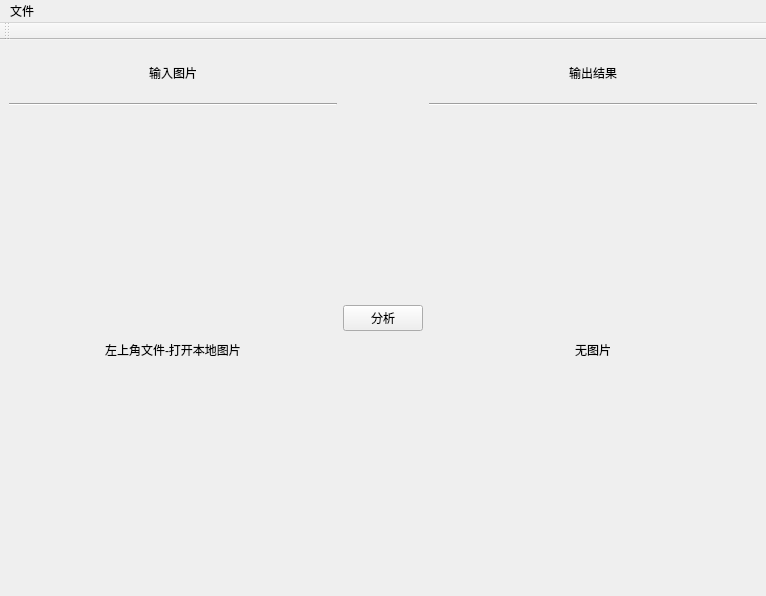
<?xml version="1.0" encoding="UTF-8"?>
<ui version="4.0">
 <class>MainWindow</class>
 <widget class="QMainWindow" name="MainWindow">
  <property name="geometry">
   <rect>
    <x>0</x>
    <y>0</y>
    <width>766</width>
    <height>596</height>
   </rect>
  </property>
  <property name="windowTitle">
   <string>PicProcess</string>
  </property>
  <widget class="QWidget" name="centralwidget">
   <layout class="QHBoxLayout" name="horizontalLayout" stretch="10,1,10">
    <item>
     <layout class="QVBoxLayout" name="verticalLayout" stretch="1,0,10">
      <item>
       <widget class="QLabel" name="label_3">
        <property name="text">
         <string>输入图片</string>
        </property>
        <property name="alignment">
         <set>Qt::AlignCenter</set>
        </property>
       </widget>
      </item>
      <item>
       <widget class="Line" name="line_2">
        <property name="orientation">
         <enum>Qt::Horizontal</enum>
        </property>
       </widget>
      </item>
      <item>
       <widget class="QLabel" name="label_4">
        <property name="sizePolicy">
         <sizepolicy hsizetype="Preferred" vsizetype="Preferred">
          <horstretch>0</horstretch>
          <verstretch>0</verstretch>
         </sizepolicy>
        </property>
        <property name="text">
         <string>左上角文件-打开本地图片</string>
        </property>
        <property name="scaledContents">
         <bool>true</bool>
        </property>
        <property name="alignment">
         <set>Qt::AlignCenter</set>
        </property>
       </widget>
      </item>
     </layout>
    </item>
    <item>
     <layout class="QVBoxLayout" name="verticalLayout_2" stretch="0,1,0">
      <item>
       <spacer name="verticalSpacer_2">
        <property name="orientation">
         <enum>Qt::Vertical</enum>
        </property>
        <property name="sizeHint" stdset="0">
         <size>
          <width>20</width>
          <height>40</height>
         </size>
        </property>
       </spacer>
      </item>
      <item>
       <widget class="QPushButton" name="pushButton">
        <property name="text">
         <string>分析</string>
        </property>
       </widget>
      </item>
      <item>
       <spacer name="verticalSpacer">
        <property name="orientation">
         <enum>Qt::Vertical</enum>
        </property>
        <property name="sizeHint" stdset="0">
         <size>
          <width>20</width>
          <height>40</height>
         </size>
        </property>
       </spacer>
      </item>
     </layout>
    </item>
    <item>
     <layout class="QVBoxLayout" name="verticalLayout_3" stretch="1,0,10">
      <item>
       <widget class="QLabel" name="label">
        <property name="text">
         <string>输出结果</string>
        </property>
        <property name="alignment">
         <set>Qt::AlignCenter</set>
        </property>
       </widget>
      </item>
      <item>
       <widget class="Line" name="line">
        <property name="orientation">
         <enum>Qt::Horizontal</enum>
        </property>
       </widget>
      </item>
      <item>
       <widget class="QLabel" name="label_2">
        <property name="text">
         <string>无图片</string>
        </property>
        <property name="scaledContents">
         <bool>true</bool>
        </property>
        <property name="alignment">
         <set>Qt::AlignCenter</set>
        </property>
       </widget>
      </item>
     </layout>
    </item>
   </layout>
  </widget>
  <widget class="QMenuBar" name="menubar">
   <property name="geometry">
    <rect>
     <x>0</x>
     <y>0</y>
     <width>766</width>
     <height>21</height>
    </rect>
   </property>
   <widget class="QMenu" name="menu">
    <property name="title">
     <string>文件</string>
    </property>
    <addaction name="action"/>
    <addaction name="action_2"/>
    <addaction name="action_3"/>
    <addaction name="action_4"/>
   </widget>
   <addaction name="menu"/>
  </widget>
  <widget class="QToolBar" name="toolBar">
   <property name="windowTitle">
    <string>toolBar</string>
   </property>
   <attribute name="toolBarArea">
    <enum>TopToolBarArea</enum>
   </attribute>
   <attribute name="toolBarBreak">
    <bool>false</bool>
   </attribute>
  </widget>
  <action name="action">
   <property name="text">
    <string>打开本地图片</string>
   </property>
   <property name="shortcut">
    <string>Ctrl+O</string>
   </property>
   <property name="menuRole">
    <enum>QAction::TextHeuristicRole</enum>
   </property>
  </action>
  <action name="action_2">
   <property name="text">
    <string>保存输出结果</string>
   </property>
   <property name="shortcut">
    <string>Ctrl+S</string>
   </property>
  </action>
  <action name="action_3">
   <property name="text">
    <string>分析</string>
   </property>
   <property name="shortcut">
    <string>Ctrl+Return</string>
   </property>
  </action>
  <action name="action_4">
   <property name="text">
    <string>关闭当前图片</string>
   </property>
   <property name="shortcut">
    <string>Ctrl+Del</string>
   </property>
  </action>
 </widget>
 <resources/>
 <connections/>
</ui>
